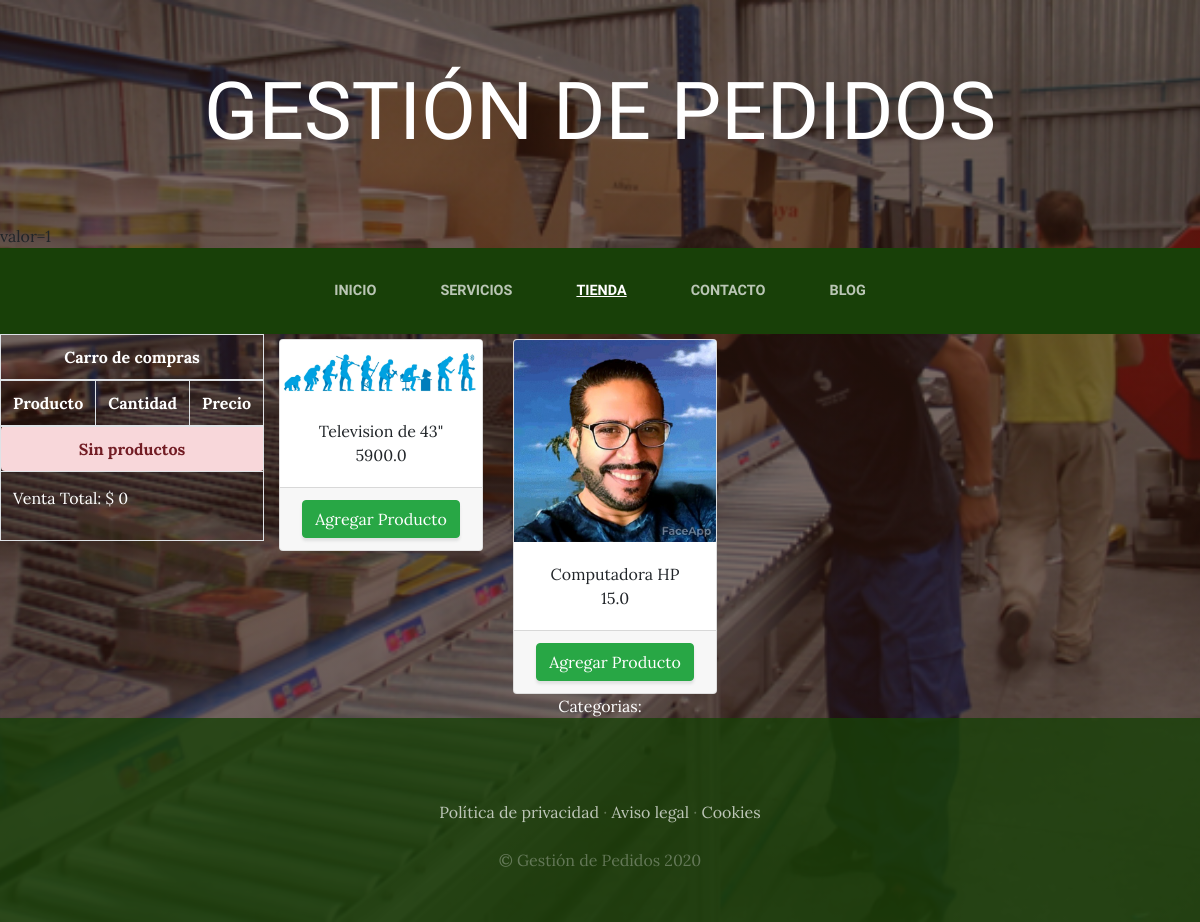
The app's page /tienda/ with its own data.
### tienda/models.py (models this page shows, shortened)
class Productos(models.Model):
    descripcion=models.CharField(max_length=50)
    created=models.DateTimeField(auto_now_add=True)
    updated=models.DateTimeField(auto_now_add=True)
    imagen=models.ImageField(upload_to='productos', null = True, blank= True)
    categorias=models.ForeignKey(categoriaProd, on_delete=models.CASCADE)
    precio=models.FloatField()
    existencia=models.IntegerField()
    disponible=models.BooleanField(default=True)
    created=models.DateTimeField(auto_now_add=True)
    updated=models.DateTimeField(auto_now_add=True)
    class Meta:
        verbose_name = 'producto'
        verbose_name_plural = 'productos'

### tienda/views.py (the view)
# urls.py: path('tienda/', include('tienda.urls')),
def tienda(request):
    listaProductos = Productos.objects.all()
    return render(request, "tienda.html",  {"listaProductos":listaProductos, "valor":1})

### carro/context_processor.py (called while the page is built)
def importe_total_carro(request):
    total=0
    try:
        if request.session.get('carro', False):
            for key, value in request.session["carro"].items():
                total = total + (float(value["precio"]))
    except:
        total = 0
    return {"importe_total_carro":total}

### tienda/templates/tienda.html (shortened to what this page needs)
{% extends "base.html" %}
{% load static %}
{% block content %}
<div class="conainer">
  <div style="float: left;">
    {% include "carro/widget.html" %}
  </div>
<div class="row">
{% for producto in listaProductos %}
  <div class="col-md-3">
    <div class="card" style="width: 100%; margin-top: 5px;">
      <img  src="{{ producto.imagen.url }}" alt=""  class="card-img-top">
      <div class="card-body" style="text-align: center;">
      <h7 class="card-title">{{producto.descripcion}}</h7>
      <h7 class="card-body">{{producto.precio}}</h7>
      </div>
      <div class="card-footer text-center">
        <a href="{% url 'carro:agregar' producto.id %}" class="btn btn-success">Agregar Producto</a>
      </div>
    </div>
  </div>
{% endfor %}
</div>
</div>
<section>
    <div style="width: 75%; margin: auto; text-align: center; color: white;">Categorias:
    </div>
</section>
{% endblock content %}

### paginaWebapp/static/paginaWebApp/css/gestion.css (style rules this page uses)
body { font-family: 'Lora'; background: linear-gradient(rgba(47, 23, 15, 0.65), rgba(47, 23, 15, 0.65)), url("../img/bg_main.jpg"); background-attachment: fixed; background-position: center; background-size: cover; }
.btn { box-shadow: 0px 3px 3px 0px rgba(33, 37, 41, 0.1); }

### records on screen
Productos: imagen (picture), descripcion "Television de 43\"", precio "5900.0"
Productos: imagen (picture), descripcion "Computadora HP", precio "15.0"

### other values on screen
{{ valor }} "1"
{{ importe_total_carro }} "0"
